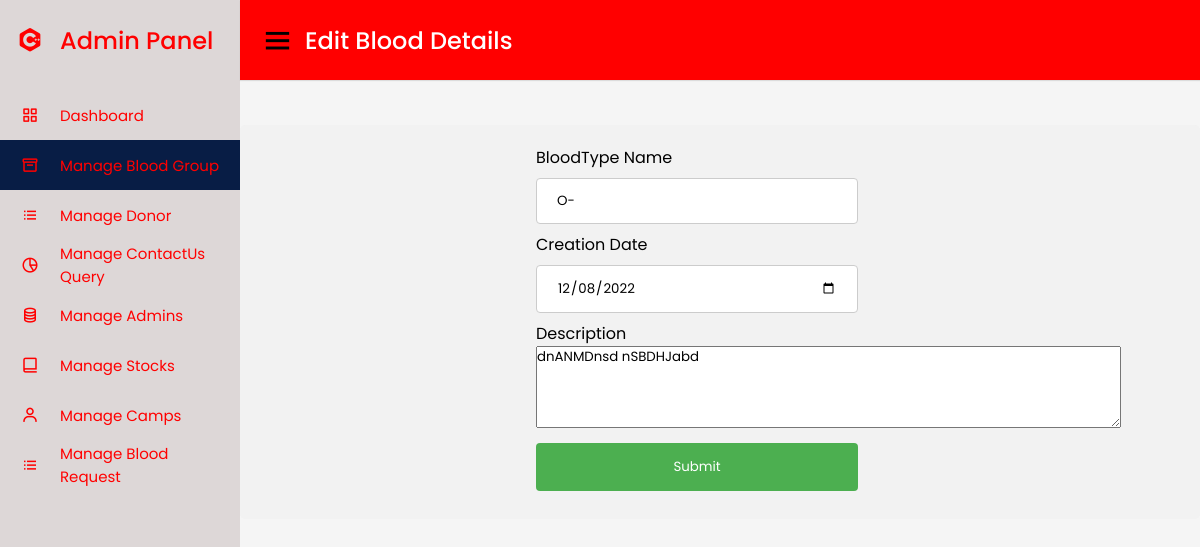
The page /Admin/editFunctions/edit_blooddetails.php?id=16 on the database its author committed.
### tables this page shows
CREATE TABLE `blooddetails` (
  `id` int(11) NOT NULL,
  `BloodType` varchar(11) NOT NULL,
  `creationdate` date NOT NULL,
  `description` tinytext NOT NULL
);

### Admin/editFunctions/edit_blooddetails.php (the view, shortened to what this page needs)
<!DOCTYPE html>
<html lang="en" dir="ltr">
<head>
  <link rel="stylesheet" href="../admin.css">
  <link href='https://unpkg.com/boxicons@2.0.7/css/boxicons.min.css' rel='stylesheet'>
</head>
<body>
  <div class="sidebar" style="  background-color: #DDD7D7;">
    <div class="logo-details">
      <i class='bx bxl-c-plus-plus' style="color:red;"></i>
      <span class="logo_name" style="color:red;">Admin Panel</span>
    </div>
    <ul class="nav-links">
      <li>
        <a href="../admin_dashboard.php">
          <i class='bx bx-grid-alt' style="color:red;"></i>
          <span class="links_name" style="color:red;">Dashboard</span>
        </a>
      </li>
      <li>
        <a href="../manageblood.php" class="active">
          <i class='bx bx-box' style="color:red;"></i>
          <span class="links_name" style="color:red;">Manage Blood Group</span>
        </a>
      </li>
      <li>
        <a href="../managedonor.php">
          <i class='bx bx-list-ul' style="color:red;"></i>
          <span class="links_name" style="color:red;">Manage Donor</span>
        </a>
      </li>
      <li>
        <a href="../managecquery.php">
          <i class='bx bx-pie-chart-alt-2' style="color:red;"></i>
          <span class="links_name" style="color:red;">Manage ContactUs <br> Query</span>
        </a>
      </li>
      <li>
        <a href="../manageadmin.php">
          <i class='bx bx-coin-stack' style="color:red;"></i>
          <span class="links_name" style="color:red;">Manage Admins</span>
        </a>
      </li>
      <li>
        <a href="../managestock.php">
          <i class='bx bx-book-alt' style="color:red;"></i>
          <span class="links_name" style="color:red;">Manage Stocks</span>
        </a>
      </li>
      <li>
        <a href="../managecamps.php">
          <i class='bx bx-user' style="color:red;"></i>
          <span class="links_name" style="color:red;">Manage Camps</span>
        </a>
      </li>
      <li>
        <a href="./managerequest.php">
          <i class='bx bx-list-ul' style="color:red;"></i>
          <span class="links_name" style="color:red;">Manage Blood <br>Request</span>
        </a>
      </li>
    </ul>
  </div>
  <section class="home-section">
    <nav style="background-color:red;">
      <div class="sidebar-button">
        <i class='bx bx-menu sidebarBtn'></i>
        <span class="dashboard" id="ok">Edit Blood Details</span>
      </div>
    </nav> <br><br> <br> <br><br>
    <?php
    require_once('../includes/db_connect.inc');
    $id = $_GET['id'];
    $qry = "select * from blooddetails where id='$id'";
    $result = mysqli_query($conn, $qry);
    while ($row = mysqli_fetch_array($result)) {
    ?>
    <div id="sample">
      <form action="editedblood.php" method="post" style="margin-left: 30%;">
        <label for="fname">BloodType Name</label>
        <input type="text" id="btype" name="btype" placeholder="Blood Group"
          value='<?php echo $row['BloodType']; ?>' required>
        <label for="calendar">Creation Date</label>
        <input type="date" name="cdate" placeholder="creation Date.." value='<?php echo $row['creationdate']; ?>'
          required>
        <label for="des">Description</label> <br>
        <textarea id="desc" name="desc" rows="4" cols="50" required><?php echo $row['description']; ?>
</textarea>
        <input type="hidden" name="id" value="<?php echo $row['id']; ?>" <div> <br>
        <input type="submit" value="Submit">
        <?php
    }
    ?>
    </div>
  </section>
</body>
</html>

### Admin/admin.css (style rules this page uses)
* { margin: 0; padding: 0; box-sizing: border-box; font-family: 'Poppins', sans-serif; }
body { background-image: url('./userimages/lood.jpg'); }
.sidebar { position: fixed; height: 100%; width: 240px; background: #0A2558; transition: all 0.5s ease; }
.sidebar .logo-details { height: 80px; display: flex; align-items: center; }
.sidebar .logo-details i { font-size: 28px; font-weight: 500; color: #fff; min-width: 60px; text-align: center }
.sidebar .logo-details .logo_name { color: #fff; font-size: 24px; font-weight: 500; }
.sidebar .nav-links { margin-top: 10px; }
.sidebar .nav-links li { position: relative; list-style: none; height: 50px; }
.sidebar .nav-links li a { height: 100%; width: 100%; display: flex; align-items: center; text-decoration: none; transition: all 0.4s ease; }
.sidebar .nav-links li a.active { background: #081D45; }
.sidebar .nav-links li i { min-width: 60px; text-align: center; font-size: 18px; color: #fff; }
.sidebar .nav-links li a .links_name { color: #fff; font-size: 15px; font-weight: 400; white-space: nowrap; }
.home-section { position: relative; background: #f5f5f5; min-height: 100vh; width: calc(100% - 240px); left: 240px; transition: all 0.5s ease; }
.home-section nav { display: flex; justify-content: space-between; height: 80px; background: #fff; display: flex; align-items: center; position: fixed; width: calc(100% - 240px); left: 240px; z-index: 100; padding: 0 20px; box-shadow: 0 1px 1px rgba(0, 0, 0, 0.1); transition: all 0.5s ease; }
.home-section nav .sidebar-button { display: flex; align-items: center; font-size: 24px; font-weight: 500; }
nav .sidebar-button i { font-size: 35px; margin-right: 10px; }
#ok { color: white; }

### Admin/editFunctions/edit_blooddetails.php (style rules this page uses)
input[type=text], select { width: 50%; padding: 12px 20px; margin: 8px 0; display: block; border: 1px solid #ccc; border-radius: 4px; box-sizing: border-box; }
input[type=date], select { width: 50%; padding: 12px 20px; margin: 8px 0; display: block; border: 1px solid #ccc; border-radius: 4px; box-sizing: border-box; }
input[type=submit] { width: 50%; background-color: #4CAF50; color: white; padding: 14px 20px; margin: 8px 0; border: none; border-radius: 4px; cursor: pointer; }
#sample { border-radius: 5px; background-color: #f2f2f2; padding: 20px; }

### rows shown on the page
blooddetails: btype "O-", cdate "12/08/2022", desc "dnANMDnsd nSBDHJabd"
